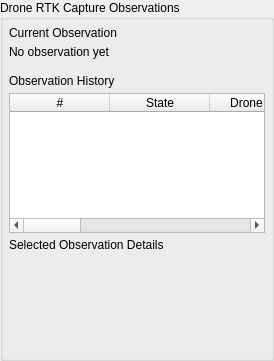
<?xml version='1.0' encoding='utf-8'?>
<ui version="4.0">
 <class>OpticalPoseForm</class>
 <widget class="QGroupBox" name="observations_group">
  <property name="componentBindings" stdset="0">
   <string>[["observations", "observations_group", null]]</string>
  </property>
  <property name="styleObjectName" stdset="0">
   <string>opticalPoseDroneRtkObservationsGroup</string>
  </property>
  <property name="title">
   <string>Drone RTK Capture Observations</string>
  </property>
  <layout class="QVBoxLayout" name="QVBoxLayout_12" stretch="0,0,0,0,0,0,0">
   <property name="leftMargin">
    <number>6</number>
   </property>
   <property name="topMargin">
    <number>6</number>
   </property>
   <property name="rightMargin">
    <number>6</number>
   </property>
   <property name="bottomMargin">
    <number>6</number>
   </property>
   <property name="spacing">
    <number>5</number>
   </property>
   <item>
    <widget class="QLabel" name="compactContract_17">
     <property name="styleObjectName" stdset="0">
      <string>compactContract</string>
     </property>
     <property name="text">
      <string>Current Observation</string>
     </property>
     <property name="wordWrap">
      <bool>false</bool>
     </property>
    </widget>
   </item>
   <item>
    <widget class="QLabel" name="current_observation_summary_label">
     <property name="componentBindings" stdset="0">
      <string>[["observations", "current_observation_summary_label", null]]</string>
     </property>
     <property name="styleObjectName" stdset="0">
      <string>statusStrip</string>
     </property>
     <property name="text">
      <string>No observation yet</string>
     </property>
     <property name="wordWrap">
      <bool>false</bool>
     </property>
    </widget>
   </item>
   <item>
    <layout class="QGridLayout" name="QGridLayout_3">
     <property name="leftMargin">
      <number>0</number>
     </property>
     <property name="topMargin">
      <number>0</number>
     </property>
     <property name="rightMargin">
      <number>0</number>
     </property>
     <property name="bottomMargin">
      <number>0</number>
     </property>
     <property name="spacing">
      <number>5</number>
     </property>
     <item row="0" column="0" rowspan="1" colspan="1">
      <widget class="OpticalPoseValue" name="current_observation_values_drone_rtk">
       <property name="componentBindings" stdset="0">
        <string>[["observations", "current_observation_values", "drone_rtk"]]</string>
       </property>
       <property name="displayLabel" stdset="0">
        <string>Drone RTK</string>
       </property>
      </widget>
     </item>
     <item row="0" column="1" rowspan="1" colspan="1">
      <widget class="OpticalPoseValue" name="current_observation_values_gnss_age">
       <property name="componentBindings" stdset="0">
        <string>[["observations", "current_observation_values", "gnss_age"]]</string>
       </property>
       <property name="displayLabel" stdset="0">
        <string>GNSS age</string>
       </property>
      </widget>
     </item>
     <item row="1" column="0" rowspan="1" colspan="1">
      <widget class="OpticalPoseValue" name="current_observation_values_sync">
       <property name="componentBindings" stdset="0">
        <string>[["observations", "current_observation_values", "sync"]]</string>
       </property>
       <property name="displayLabel" stdset="0">
        <string>Sync</string>
       </property>
      </widget>
     </item>
     <item row="1" column="1" rowspan="1" colspan="1">
      <widget class="OpticalPoseValue" name="current_observation_values_target">
       <property name="componentBindings" stdset="0">
        <string>[["observations", "current_observation_values", "target"]]</string>
       </property>
       <property name="displayLabel" stdset="0">
        <string>Target</string>
       </property>
      </widget>
     </item>
    </layout>
   </item>
   <item>
    <widget class="QLabel" name="compactContract_18">
     <property name="styleObjectName" stdset="0">
      <string>compactContract</string>
     </property>
     <property name="text">
      <string>Observation History</string>
     </property>
     <property name="wordWrap">
      <bool>false</bool>
     </property>
    </widget>
   </item>
   <item>
    <widget class="QTableWidget" name="observation_history_table">
     <property name="componentBindings" stdset="0">
      <string>[["observations", "observation_history_table", null]]</string>
     </property>
     <property name="styleObjectName" stdset="0">
      <string>opticalPoseDroneRtkObservationTable</string>
     </property>
     <property name="maximumSize">
      <size>
       <width>16777215</width>
       <height>140</height>
      </size>
     </property>
     <property name="editTriggers">
      <set>QAbstractItemView::NoEditTriggers</set>
     </property>
     <property name="selectionMode">
      <enum>QAbstractItemView::SingleSelection</enum>
     </property>
     <property name="selectionBehavior">
      <enum>QAbstractItemView::SelectRows</enum>
     </property>
     <property name="rowCount">
      <number>0</number>
     </property>
     <property name="columnCount">
      <number>8</number>
     </property>
     <property name="alternatingRowColors">
      <bool>false</bool>
     </property>
     <property name="wordWrap">
      <bool>true</bool>
     </property>
     <column>
      <property name="text">
       <string>#</string>
      </property>
     </column>
     <column>
      <property name="text">
       <string>State</string>
      </property>
     </column>
     <column>
      <property name="text">
       <string>Drone RTK</string>
      </property>
     </column>
     <column>
      <property name="text">
       <string>P1 RTK</string>
      </property>
     </column>
     <column>
      <property name="text">
       <string>P2 RTK</string>
      </property>
     </column>
     <column>
      <property name="text">
       <string>Sync L</string>
      </property>
     </column>
     <column>
      <property name="text">
       <string>Sync R</string>
      </property>
     </column>
     <column>
      <property name="text">
       <string>Target</string>
      </property>
     </column>
     <property name="columnWidths" stdset="0">
      <string>[104, 104, 104, 104, 104, 104, 104, 104]</string>
     </property>
     <property name="headerResizeModes" stdset="0">
      <string>[0, 0, 0, 0, 0, 0, 0, 0]</string>
     </property>
     <property name="rowHeights" stdset="0">
      <string>[]</string>
     </property>
     <attribute name="verticalHeaderVisible">
      <bool>false</bool>
     </attribute>
     <attribute name="horizontalHeaderStretchLastSection">
      <bool>true</bool>
     </attribute>
    </widget>
   </item>
   <item>
    <widget class="QLabel" name="compactContract_19">
     <property name="styleObjectName" stdset="0">
      <string>compactContract</string>
     </property>
     <property name="text">
      <string>Selected Observation Details</string>
     </property>
     <property name="wordWrap">
      <bool>false</bool>
     </property>
    </widget>
   </item>
   <item>
    <layout class="QGridLayout" name="QGridLayout_4">
     <property name="leftMargin">
      <number>0</number>
     </property>
     <property name="topMargin">
      <number>0</number>
     </property>
     <property name="rightMargin">
      <number>0</number>
     </property>
     <property name="bottomMargin">
      <number>0</number>
     </property>
     <property name="spacing">
      <number>5</number>
     </property>
     <item row="0" column="0" rowspan="1" colspan="1">
      <widget class="OpticalPoseValue" name="observation_detail_values_observation_id">
       <property name="componentBindings" stdset="0">
        <string>[["observations", "observation_detail_values", "observation_id"]]</string>
       </property>
       <property name="displayLabel" stdset="0">
        <string>Observation ID</string>
       </property>
      </widget>
     </item>
     <item row="0" column="1" rowspan="1" colspan="1">
      <widget class="OpticalPoseValue" name="observation_detail_values_observation_state">
       <property name="componentBindings" stdset="0">
        <string>[["observations", "observation_detail_values", "observation_state"]]</string>
       </property>
       <property name="displayLabel" stdset="0">
        <string>State</string>
       </property>
      </widget>
     </item>
     <item row="1" column="0" rowspan="1" colspan="1">
      <widget class="OpticalPoseValue" name="observation_detail_values_observation_burst_id">
       <property name="componentBindings" stdset="0">
        <string>[["observations", "observation_detail_values", "observation_burst_id"]]</string>
       </property>
       <property name="displayLabel" stdset="0">
        <string>Burst ID</string>
       </property>
      </widget>
     </item>
     <item row="1" column="1" rowspan="1" colspan="1">
      <widget class="OpticalPoseValue" name="observation_detail_values_drone_latitude">
       <property name="componentBindings" stdset="0">
        <string>[["observations", "observation_detail_values", "drone_latitude"]]</string>
       </property>
       <property name="displayLabel" stdset="0">
        <string>Drone latitude</string>
       </property>
      </widget>
     </item>
     <item row="2" column="0" rowspan="1" colspan="1">
      <widget class="OpticalPoseValue" name="observation_detail_values_drone_longitude">
       <property name="componentBindings" stdset="0">
        <string>[["observations", "observation_detail_values", "drone_longitude"]]</string>
       </property>
       <property name="displayLabel" stdset="0">
        <string>Drone longitude</string>
       </property>
      </widget>
     </item>
     <item row="2" column="1" rowspan="1" colspan="1">
      <widget class="OpticalPoseValue" name="observation_detail_values_drone_altitude">
       <property name="componentBindings" stdset="0">
        <string>[["observations", "observation_detail_values", "drone_altitude"]]</string>
       </property>
       <property name="displayLabel" stdset="0">
        <string>Drone altitude</string>
       </property>
      </widget>
     </item>
     <item row="3" column="0" rowspan="1" colspan="1">
      <widget class="OpticalPoseValue" name="observation_detail_values_drone_ellipsoid_height">
       <property name="componentBindings" stdset="0">
        <string>[["observations", "observation_detail_values", "drone_ellipsoid_height"]]</string>
       </property>
       <property name="displayLabel" stdset="0">
        <string>Drone ellipsoid height</string>
       </property>
      </widget>
     </item>
     <item row="3" column="1" rowspan="1" colspan="1">
      <widget class="OpticalPoseValue" name="observation_detail_values_drone_fix">
       <property name="componentBindings" stdset="0">
        <string>[["observations", "observation_detail_values", "drone_fix"]]</string>
       </property>
       <property name="displayLabel" stdset="0">
        <string>Drone fix</string>
       </property>
      </widget>
     </item>
     <item row="4" column="0" rowspan="1" colspan="1">
      <widget class="OpticalPoseValue" name="observation_detail_values_drone_satellites">
       <property name="componentBindings" stdset="0">
        <string>[["observations", "observation_detail_values", "drone_satellites"]]</string>
       </property>
       <property name="displayLabel" stdset="0">
        <string>Drone satellites</string>
       </property>
      </widget>
     </item>
     <item row="4" column="1" rowspan="1" colspan="1">
      <widget class="OpticalPoseValue" name="observation_detail_values_drone_eph_epv">
       <property name="componentBindings" stdset="0">
        <string>[["observations", "observation_detail_values", "drone_eph_epv"]]</string>
       </property>
       <property name="displayLabel" stdset="0">
        <string>Drone eph / epv</string>
       </property>
      </widget>
     </item>
     <item row="5" column="0" rowspan="1" colspan="1">
      <widget class="OpticalPoseValue" name="observation_detail_values_drone_timestamp">
       <property name="componentBindings" stdset="0">
        <string>[["observations", "observation_detail_values", "drone_timestamp"]]</string>
       </property>
       <property name="displayLabel" stdset="0">
        <string>Drone GNSS timestamp</string>
       </property>
      </widget>
     </item>
     <item row="5" column="1" rowspan="1" colspan="1">
      <widget class="OpticalPoseValue" name="observation_detail_values_p1_latitude">
       <property name="componentBindings" stdset="0">
        <string>[["observations", "observation_detail_values", "p1_latitude"]]</string>
       </property>
       <property name="displayLabel" stdset="0">
        <string>P1 latitude</string>
       </property>
      </widget>
     </item>
     <item row="6" column="0" rowspan="1" colspan="1">
      <widget class="OpticalPoseValue" name="observation_detail_values_p1_longitude">
       <property name="componentBindings" stdset="0">
        <string>[["observations", "observation_detail_values", "p1_longitude"]]</string>
       </property>
       <property name="displayLabel" stdset="0">
        <string>P1 longitude</string>
       </property>
      </widget>
     </item>
     <item row="6" column="1" rowspan="1" colspan="1">
      <widget class="OpticalPoseValue" name="observation_detail_values_p1_altitude">
       <property name="componentBindings" stdset="0">
        <string>[["observations", "observation_detail_values", "p1_altitude"]]</string>
       </property>
       <property name="displayLabel" stdset="0">
        <string>P1 altitude</string>
       </property>
      </widget>
     </item>
     <item row="7" column="0" rowspan="1" colspan="1">
      <widget class="OpticalPoseValue" name="observation_detail_values_p1_ellipsoid_height">
       <property name="componentBindings" stdset="0">
        <string>[["observations", "observation_detail_values", "p1_ellipsoid_height"]]</string>
       </property>
       <property name="displayLabel" stdset="0">
        <string>P1 ellipsoid height</string>
       </property>
      </widget>
     </item>
     <item row="7" column="1" rowspan="1" colspan="1">
      <widget class="OpticalPoseValue" name="observation_detail_values_p1_fix">
       <property name="componentBindings" stdset="0">
        <string>[["observations", "observation_detail_values", "p1_fix"]]</string>
       </property>
       <property name="displayLabel" stdset="0">
        <string>P1 fix</string>
       </property>
      </widget>
     </item>
     <item row="8" column="0" rowspan="1" colspan="1">
      <widget class="OpticalPoseValue" name="observation_detail_values_p1_satellites">
       <property name="componentBindings" stdset="0">
        <string>[["observations", "observation_detail_values", "p1_satellites"]]</string>
       </property>
       <property name="displayLabel" stdset="0">
        <string>P1 satellites</string>
       </property>
      </widget>
     </item>
     <item row="8" column="1" rowspan="1" colspan="1">
      <widget class="OpticalPoseValue" name="observation_detail_values_p1_eph_epv">
       <property name="componentBindings" stdset="0">
        <string>[["observations", "observation_detail_values", "p1_eph_epv"]]</string>
       </property>
       <property name="displayLabel" stdset="0">
        <string>P1 eph / epv</string>
       </property>
      </widget>
     </item>
     <item row="9" column="0" rowspan="1" colspan="1">
      <widget class="OpticalPoseValue" name="observation_detail_values_p1_timestamp">
       <property name="componentBindings" stdset="0">
        <string>[["observations", "observation_detail_values", "p1_timestamp"]]</string>
       </property>
       <property name="displayLabel" stdset="0">
        <string>P1 GNSS timestamp</string>
       </property>
      </widget>
     </item>
     <item row="9" column="1" rowspan="1" colspan="1">
      <widget class="OpticalPoseValue" name="observation_detail_values_p2_latitude">
       <property name="componentBindings" stdset="0">
        <string>[["observations", "observation_detail_values", "p2_latitude"]]</string>
       </property>
       <property name="displayLabel" stdset="0">
        <string>P2 latitude</string>
       </property>
      </widget>
     </item>
     <item row="10" column="0" rowspan="1" colspan="1">
      <widget class="OpticalPoseValue" name="observation_detail_values_p2_longitude">
       <property name="componentBindings" stdset="0">
        <string>[["observations", "observation_detail_values", "p2_longitude"]]</string>
       </property>
       <property name="displayLabel" stdset="0">
        <string>P2 longitude</string>
       </property>
      </widget>
     </item>
     <item row="10" column="1" rowspan="1" colspan="1">
      <widget class="OpticalPoseValue" name="observation_detail_values_p2_altitude">
       <property name="componentBindings" stdset="0">
        <string>[["observations", "observation_detail_values", "p2_altitude"]]</string>
       </property>
       <property name="displayLabel" stdset="0">
        <string>P2 altitude</string>
       </property>
      </widget>
     </item>
     <item row="11" column="0" rowspan="1" colspan="1">
      <widget class="OpticalPoseValue" name="observation_detail_values_p2_ellipsoid_height">
       <property name="componentBindings" stdset="0">
        <string>[["observations", "observation_detail_values", "p2_ellipsoid_height"]]</string>
       </property>
       <property name="displayLabel" stdset="0">
        <string>P2 ellipsoid height</string>
       </property>
      </widget>
     </item>
     <item row="11" column="1" rowspan="1" colspan="1">
      <widget class="OpticalPoseValue" name="observation_detail_values_p2_fix">
       <property name="componentBindings" stdset="0">
        <string>[["observations", "observation_detail_values", "p2_fix"]]</string>
       </property>
       <property name="displayLabel" stdset="0">
        <string>P2 fix</string>
       </property>
      </widget>
     </item>
     <item row="12" column="0" rowspan="1" colspan="1">
      <widget class="OpticalPoseValue" name="observation_detail_values_p2_satellites">
       <property name="componentBindings" stdset="0">
        <string>[["observations", "observation_detail_values", "p2_satellites"]]</string>
       </property>
       <property name="displayLabel" stdset="0">
        <string>P2 satellites</string>
       </property>
      </widget>
     </item>
     <item row="12" column="1" rowspan="1" colspan="1">
      <widget class="OpticalPoseValue" name="observation_detail_values_p2_eph_epv">
       <property name="componentBindings" stdset="0">
        <string>[["observations", "observation_detail_values", "p2_eph_epv"]]</string>
       </property>
       <property name="displayLabel" stdset="0">
        <string>P2 eph / epv</string>
       </property>
      </widget>
     </item>
     <item row="13" column="0" rowspan="1" colspan="1">
      <widget class="OpticalPoseValue" name="observation_detail_values_p2_timestamp">
       <property name="componentBindings" stdset="0">
        <string>[["observations", "observation_detail_values", "p2_timestamp"]]</string>
       </property>
       <property name="displayLabel" stdset="0">
        <string>P2 GNSS timestamp</string>
       </property>
      </widget>
     </item>
     <item row="13" column="1" rowspan="1" colspan="1">
      <widget class="OpticalPoseValue" name="observation_detail_values_left_frame_id">
       <property name="componentBindings" stdset="0">
        <string>[["observations", "observation_detail_values", "left_frame_id"]]</string>
       </property>
       <property name="displayLabel" stdset="0">
        <string>Left frame ID</string>
       </property>
      </widget>
     </item>
     <item row="14" column="0" rowspan="1" colspan="1">
      <widget class="OpticalPoseValue" name="observation_detail_values_left_frame_sha">
       <property name="componentBindings" stdset="0">
        <string>[["observations", "observation_detail_values", "left_frame_sha"]]</string>
       </property>
       <property name="displayLabel" stdset="0">
        <string>Left frame SHA prefix</string>
       </property>
      </widget>
     </item>
     <item row="14" column="1" rowspan="1" colspan="1">
      <widget class="OpticalPoseValue" name="observation_detail_values_left_frame_timestamp">
       <property name="componentBindings" stdset="0">
        <string>[["observations", "observation_detail_values", "left_frame_timestamp"]]</string>
       </property>
       <property name="displayLabel" stdset="0">
        <string>Left frame timestamp</string>
       </property>
      </widget>
     </item>
     <item row="15" column="0" rowspan="1" colspan="1">
      <widget class="OpticalPoseValue" name="observation_detail_values_left_frame_timestamp_reference">
       <property name="componentBindings" stdset="0">
        <string>[["observations", "observation_detail_values", "left_frame_timestamp_reference"]]</string>
       </property>
       <property name="displayLabel" stdset="0">
        <string>Left timestamp reference</string>
       </property>
      </widget>
     </item>
     <item row="15" column="1" rowspan="1" colspan="1">
      <widget class="OpticalPoseValue" name="observation_detail_values_right_frame_id">
       <property name="componentBindings" stdset="0">
        <string>[["observations", "observation_detail_values", "right_frame_id"]]</string>
       </property>
       <property name="displayLabel" stdset="0">
        <string>Right frame ID</string>
       </property>
      </widget>
     </item>
     <item row="16" column="0" rowspan="1" colspan="1">
      <widget class="OpticalPoseValue" name="observation_detail_values_right_frame_sha">
       <property name="componentBindings" stdset="0">
        <string>[["observations", "observation_detail_values", "right_frame_sha"]]</string>
       </property>
       <property name="displayLabel" stdset="0">
        <string>Right frame SHA prefix</string>
       </property>
      </widget>
     </item>
     <item row="16" column="1" rowspan="1" colspan="1">
      <widget class="OpticalPoseValue" name="observation_detail_values_right_frame_timestamp">
       <property name="componentBindings" stdset="0">
        <string>[["observations", "observation_detail_values", "right_frame_timestamp"]]</string>
       </property>
       <property name="displayLabel" stdset="0">
        <string>Right frame timestamp</string>
       </property>
      </widget>
     </item>
     <item row="17" column="0" rowspan="1" colspan="1">
      <widget class="OpticalPoseValue" name="observation_detail_values_right_frame_timestamp_reference">
       <property name="componentBindings" stdset="0">
        <string>[["observations", "observation_detail_values", "right_frame_timestamp_reference"]]</string>
       </property>
       <property name="displayLabel" stdset="0">
        <string>Right timestamp reference</string>
       </property>
      </widget>
     </item>
     <item row="17" column="1" rowspan="1" colspan="1">
      <widget class="OpticalPoseValue" name="observation_detail_values_sync_state">
       <property name="componentBindings" stdset="0">
        <string>[["observations", "observation_detail_values", "sync_state"]]</string>
       </property>
       <property name="displayLabel" stdset="0">
        <string>Sync state</string>
       </property>
      </widget>
     </item>
     <item row="18" column="0" rowspan="1" colspan="1">
      <widget class="OpticalPoseValue" name="observation_detail_values_sync_delta_left">
       <property name="componentBindings" stdset="0">
        <string>[["observations", "observation_detail_values", "sync_delta_left"]]</string>
       </property>
       <property name="displayLabel" stdset="0">
        <string>Sync delta L</string>
       </property>
      </widget>
     </item>
     <item row="18" column="1" rowspan="1" colspan="1">
      <widget class="OpticalPoseValue" name="observation_detail_values_sync_delta_right">
       <property name="componentBindings" stdset="0">
        <string>[["observations", "observation_detail_values", "sync_delta_right"]]</string>
       </property>
       <property name="displayLabel" stdset="0">
        <string>Sync delta R</string>
       </property>
      </widget>
     </item>
     <item row="19" column="0" rowspan="1" colspan="1">
      <widget class="OpticalPoseValue" name="observation_detail_values_sync_reason">
       <property name="componentBindings" stdset="0">
        <string>[["observations", "observation_detail_values", "sync_reason"]]</string>
       </property>
       <property name="displayLabel" stdset="0">
        <string>Sync reason</string>
       </property>
      </widget>
     </item>
    </layout>
   </item>
  </layout>
 </widget>
 <customwidgets>
  <customwidget>
   <class>OpticalPoseValue</class>
   <extends>QWidget</extends>
   <header>Workstation.workspace_views.optical_pose_parts.layouts</header>
  </customwidget>
 </customwidgets>
 <resources />
 <connections />
</ui>
